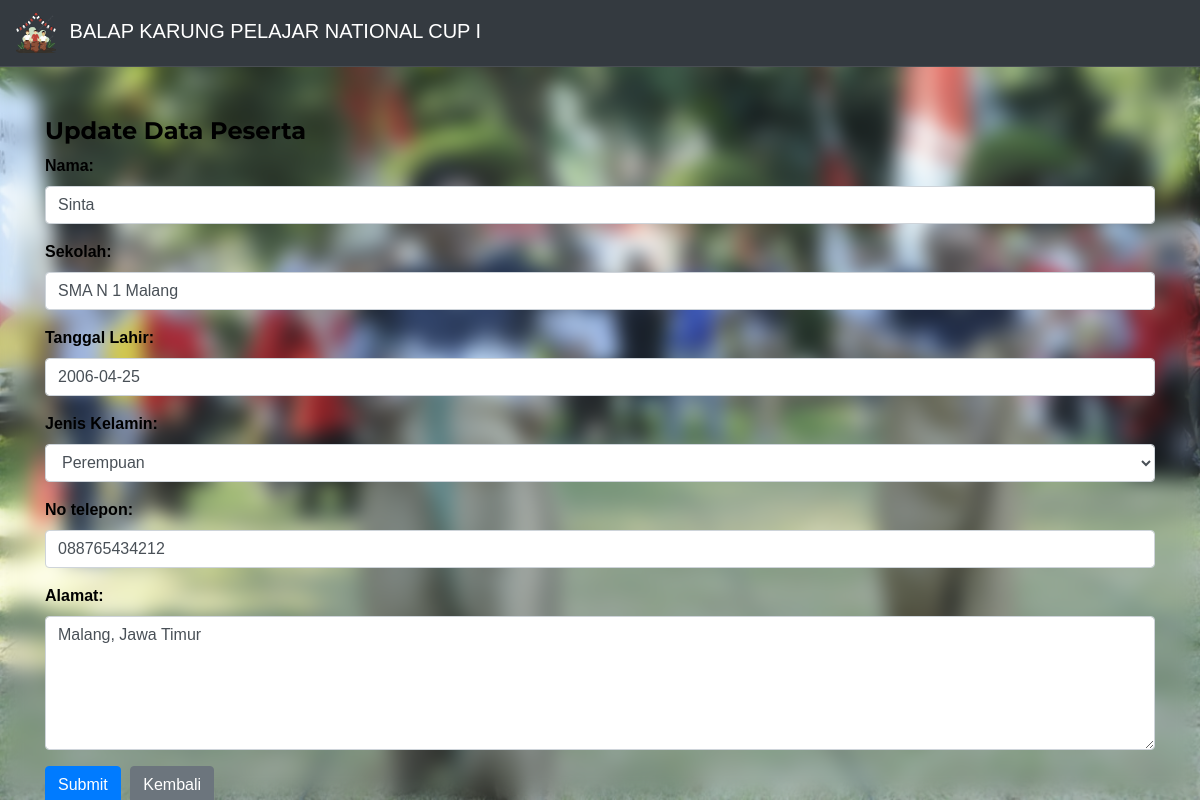
Screenshot of /update.php?id_peserta=5 with the database file from the repository.
### tables this page shows
CREATE TABLE `peserta` (
  `id_peserta` int(11) NOT NULL,
  `nama_peserta` varchar(50) NOT NULL,
  `sekolah` varchar(50) NOT NULL,
  `alamat` varchar(100) NOT NULL,
  `tanggal_lahir` date NOT NULL,
  `no_telepon` varchar(13) NOT NULL,
  `jenis_kelamin` enum('L','P') NOT NULL
);

### update.php (the view, shortened to what this page needs)
<!DOCTYPE html>
<html>
<head>
    <link rel="stylesheet" href="https://cdn.jsdelivr.net/npm/bootstrap@4.6.1/dist/css/bootstrap.min.css">
    <link rel="stylesheet" href="styles.css">
</head>
<body>
<nav class="navbar navbar-dark bg-dark">
        <span class="navbar-brand mb-0 h1">
        <img src="logobalapkarung.png" alt="Logo" class="navbar-logo mr-2">
        BALAP KARUNG PELAJAR NATIONAL CUP I</span>
    </nav>
<div class="container">
    <?php
    include "koneksi.php";
    function input($data) {
        $data = trim($data);
        $data = stripslashes($data);
        $data = htmlspecialchars($data);
        return $data;
    }
    if (isset($_GET['id_peserta'])) {
        $id_peserta=input($_GET["id_peserta"]);
        $sql="select * from peserta where id_peserta=$id_peserta";
        $hasil=mysqli_query($kon,$sql);
        $data = mysqli_fetch_assoc($hasil);
    }
    ?>
    <h4>Update Data Peserta</h4>
    <form name="registrationForm" action="<?php echo $_SERVER["PHP_SELF"];?>" method="post" onsubmit="return validateForm()">
    <div class="form-group">
    <label>Nama:</label>
    <input type="text" name="nama_peserta" class="form-control" placeholder="Masukan Nama" required value="<?php echo $data['nama_peserta']; ?>" />
</div>
<div class="form-group">
    <label>Sekolah:</label>
    <input type="text" name="sekolah" class="form-control" placeholder="Masukan Nama Sekolah" required value="<?php echo $data['sekolah']; ?>" />
</div>
<div class="form-group">
    <label>Tanggal Lahir:</label>
    <input type="text" name="tanggal_lahir" class="form-control" placeholder="YYYY-MM-DD" required value="<?php echo $data['tanggal_lahir']; ?>" />
</div>
<div class="form-group">
    <label>Jenis Kelamin:</label>
    <select name="jenis_kelamin" class="form-control" required>
        <option value="P" <?php if ($data['jenis_kelamin'] == 'P') echo 'selected'; ?>>Perempuan</option>
    </select>
</div>
<div class="form-group">
    <label>No telepon:</label>
    <input type="text" name="no_telepon" class="form-control" placeholder="Masukan No telepon" required value="<?php echo $data['no_telepon']; ?>" />
</div>
<div class="form-group">
    <label>Alamat:</label>
    <textarea name="alamat" class="form-control" rows="5" placeholder="Masukan Alamat" required><?php echo $data['alamat']; ?></textarea>
</div>
        <button type="submit" name="submit" class="btn btn-primary">Submit</button>
        <a href="index.php" class="btn btn-secondary" role="button">Kembali</a>
    </form>
</div>
</body>
</html>

### styles.css (style rules this page uses)
body { background-image: url('bgimage.jpg'); background-size: cover; background-position: center center; backdrop-filter: blur(10px); margin: 0; padding: 0; height: 100vh; font-family: 'Helvetica', sans-serif; font-weight: bold; color: black }
.navbar { border-bottom: 1px solid rgba(255, 255, 255, 0.1); }
.container { margin-top: 50px; }
h4 { color: black; font-family: 'Montserrat', sans-serif; font-weight: bold; }
.btn { margin-right: 5px; }
a { color: #fff; }
.navbar-logo { max-height: 40px; height: auto; }

### rows the page displays
peserta: nama_peserta "Sinta", sekolah "SMA N 1 Malang", tanggal_lahir "2006-04-25", jenis_kelamin "Perempuan", no_telepon "088765434212", alamat "Malang, Jawa Timur"
